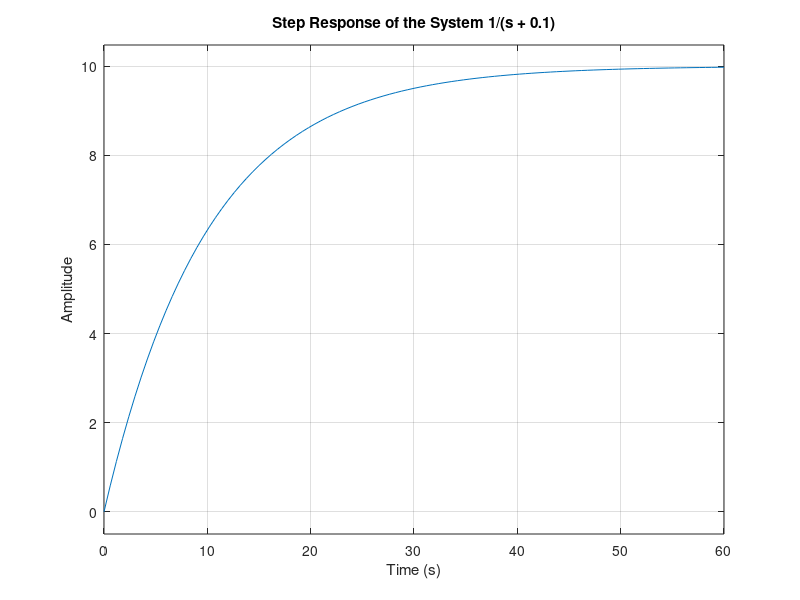

The MATLAB source for this figure: (Note: this script raises an error after producing the figure.)
% step_response_analysis.m
% This script defines the transfer function and performs a step response analysis.
% It plots the step response and computes characteristics such as settling time.

clc;            % Clear the Command Window
clear;          % Clear all variables from the workspace
close all;      % Close all open figure windows

%% Define the Transfer Function
num = 1;                 % Numerator coefficient (constant gain)
den = [1 0.1];           % Denominator coefficients representing (s + 0.1)
sys = tf(num, den);      % Create a transfer function model

%% Step Response Analysis
figure('Name','Step Response');
step(sys);             % Plot the step response of the system
title('Step Response of the System 1/(s + 0.1)');
xlabel('Time (s)');
ylabel('Amplitude');
grid on;

% Compute step response characteristics
stepInfo = stepinfo(sys);  
disp('--- Step Response Information ---');
disp(stepInfo);
fprintf('Settling Time (approx.): %.4f s\n', stepInfo.SettlingTime);
